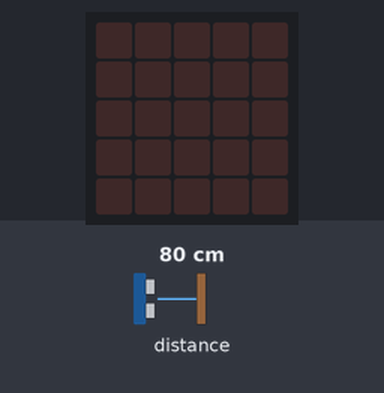
Recording of a program running on a simulated BBC micro:bit (MakeCode). Shown: the board's 5×5 LED display. Inputs (shaded band) come from the test bench; at power-on: distance to the obstacle 80 cm.

Above: at 1.2 s.
1.3 s: distance to the obstacle set to 2 cm
At 2.1 s:
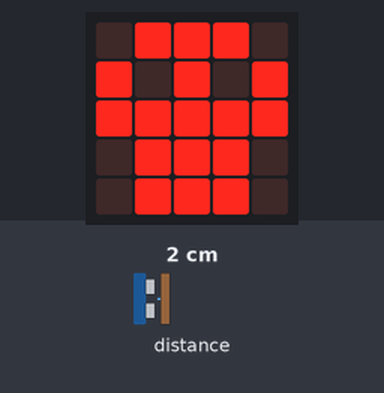
2.8 s: distance to the obstacle set to 60 cm
At 3.9 s:
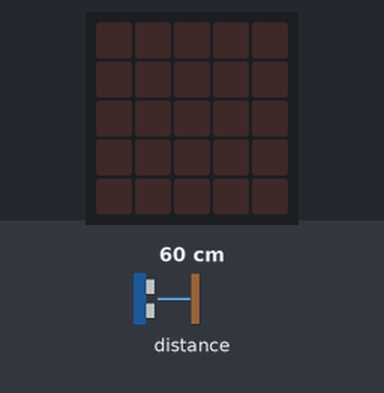
4.6 s: distance to the obstacle set to 4 cm
At 5.8 s:
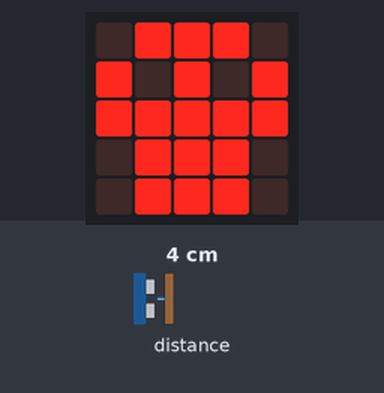
6.1 s: distance to the obstacle set to 120 cm
At 7.8 s:
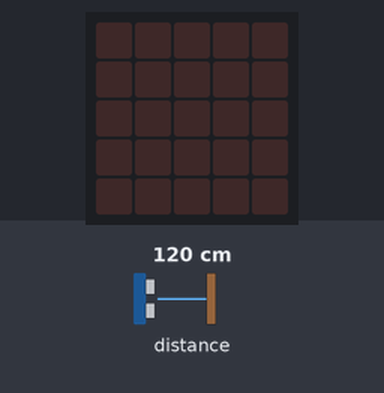
Timing chart, 0 to 8.9 s (numbered marks = the images above; inputs shaded):
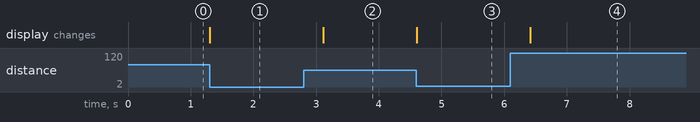

The program:

ultrasoon-1.py
```python
#
# werkt voor  https://makecode.microbit.org/#editor
#
# voor het berekenen van afstand moet eerst de grove uitbreiding worden geladen
# daarna zijn grove functies beschikbaar.
#

#
# functie die de ultrasoon sensor op de grove kit uitleest
# in dit voorbeeld is de ultrasoon sensor in PIN 1 geplaatst.
# let op dat PIN1 niet voor iets anders wordt gebruikt
#
# de grove kit wordt niet in de online omgeving gesimuleerd.
def afstand():
    # de functie grove.measure_in_centimeters_v2 geeft een antwoord
    # als een decimaal breuk (3.45 betekent 3 centimeter en 4.5 millimeter)
    # geeft als afstand het aantal decimeters
    cm = grove.measure_in_centimeters_v2(DigitalPin.P1)

    # deel het aantal centimeters door 10 en neem alleen het hele gtal
    return int(cm/10)


while True:
    # als de afstand onder de 50cm komt laat een schedel zien, anders veeg scherm leeg
    if afstand() < 5:
        basic.show_icon(IconNames.SKULL)
    else:
        basic.clear_screen()
```

Measured:
- after the input at 1.3 s, the display: changes at once (image 1)
- after the input at 2.8 s, the display: changes after 0.31 s (image 2)
- after the input at 4.6 s, the display: changes at once (image 3)
- after the input at 6.1 s, the display: changes after 0.32 s (image 4)
